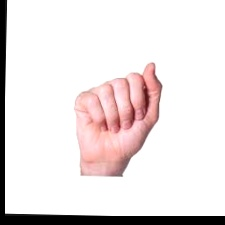
#> input picture ml/data/asl_images/alphabet/a/0004.jpg, 225 x 225 px
$ python -i collect_dataset.py   (imports and definitions only)
#> lines starting #> are read from the running program, lines starting #| are printed output that depends on the picture
#> further down, picture is the input picture: shape (225, 225, 3); mean B, G, R 226.6, 226.7, 234.5
import cv2
import os
import random
import numpy as np

# =========================
# CONFIG
# =========================
# [1 line not run here, left out]
AUG_PER_IMAGE = 5  # how many new images per original

BASE_DIR = os.path.dirname(os.path.abspath(__file__))

# [4 lines that did not run here, left out]

# [2 lines not run here, left out]

# [1 line that did not run here, left out]
# [1 line that did not run here, left out]

# [1 line not run here, left out]

# =========================
# AUGMENTATION FUNCTIONS
# =========================
def augment(img):
    h, w = img.shape[:2]
#> h = 225; w = 225

    # random rotation
    angle = random.uniform(-10, 10)
    M = cv2.getRotationMatrix2D((w//2, h//2), angle, 1)
    img = cv2.warpAffine(img, M, (w, h))
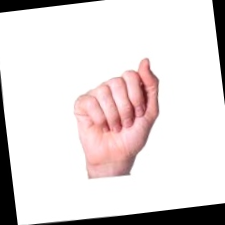
#> img: shape (225, 225, 3); mean of channels 0, 1, 2 219.4, 219.6, 227.4; drawn as B, G, R

    # random brightness
    value = random.randint(-30, 30)
    img = cv2.convertScaleAbs(img, alpha=1, beta=value)

    # random shift
    tx = random.randint(-20, 20)
    ty = random.randint(-20, 20)
    M = np.float32([[1, 0, tx], [0, 1, ty]])
    img = cv2.warpAffine(img, M, (w, h))
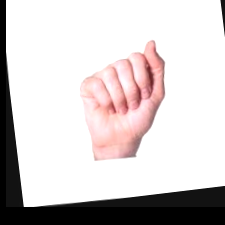
#> img: shape (225, 225, 3); mean of channels 0, 1, 2 203.7, 203.8, 210.5; drawn as B, G, R

    # slight blur (optional)
    if random.random() < 0.3:
        img = cv2.GaussianBlur(img, (5, 5), 0)
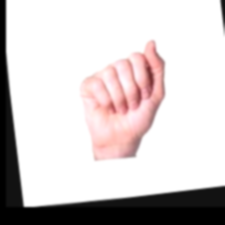
#> img: shape (225, 225, 3); mean of channels 0, 1, 2 203.7, 203.8, 210.5; drawn as B, G, R

    return img

# =========================
# CREATE AUGMENTED IMAGES
# =========================
# [1 line that did not run here, left out]

# [16 lines not run here, left out]

>>> import cv2
>>> picture = cv2.imread('data/asl_images/alphabet/a/0004.jpg')
>>> result = augment(picture)

$ run again, on ml/data/asl_images/alphabet/b/0003.jpg
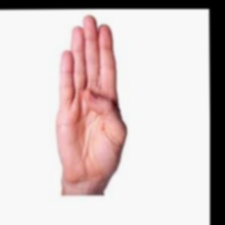
#> input picture ml/data/asl_images/alphabet/b/0003.jpg, 225 x 225 px
#> picture is the input picture: shape (225, 225, 3); mean B, G, R 201.7, 202.4, 214.7
#> in augment, `img = cv2.warpAffine(img, M, (w, h))`:
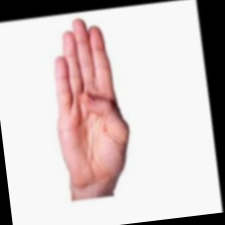
#> img: shape (225, 225, 3); mean of channels 0, 1, 2 195.6, 196.3, 208.5; drawn as B, G, R
#> in augment, `img = cv2.warpAffine(img, M, (w, h))`:
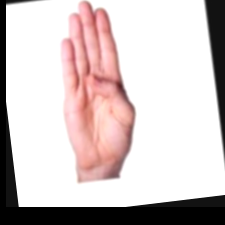
#> img: shape (225, 225, 3); mean of channels 0, 1, 2 196.7, 197.4, 209.3; drawn as B, G, R

$ run again, on ml/data/asl_images/alphabet/b/0004.jpg
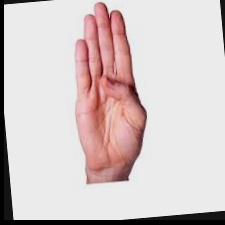
#> input picture ml/data/asl_images/alphabet/b/0004.jpg, 225 x 225 px
#> picture is the input picture: shape (225, 225, 3); mean B, G, R 200.2, 200.9, 213.2
#> in augment, `img = cv2.warpAffine(img, M, (w, h))`:
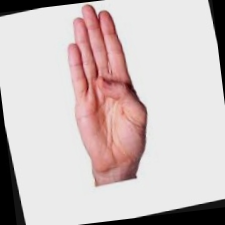
#> img: shape (225, 225, 3); mean of channels 0, 1, 2 192.8, 193.5, 205.8; drawn as B, G, R
#> in augment, `img = cv2.GaussianBlur(img, (5, 5), 0)`:
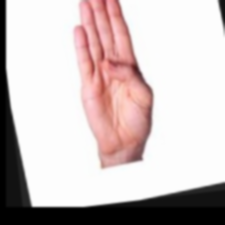
#> img: shape (225, 225, 3); mean of channels 0, 1, 2 192.2, 192.9, 204.7; drawn as B, G, R

$ run again, on ml/data/asl_images/alphabet/c/0002.jpg
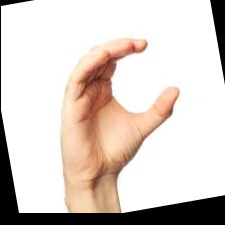
#> input picture ml/data/asl_images/alphabet/c/0002.jpg, 225 x 225 px
#> picture is the input picture: shape (225, 225, 3); mean B, G, R 201, 208.1, 218.8
#> in augment, `img = cv2.warpAffine(img, M, (w, h))`:
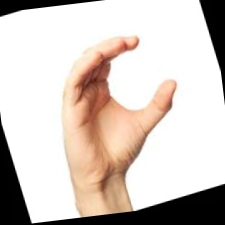
#> img: shape (225, 225, 3); mean of channels 0, 1, 2 194.1, 201.1, 211.9; drawn as B, G, R
#> in augment, `img = cv2.GaussianBlur(img, (5, 5), 0)`:
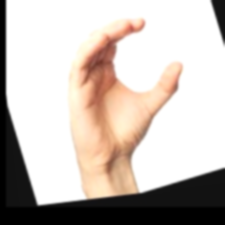
#> img: shape (225, 225, 3); mean of channels 0, 1, 2 182.7, 189.5, 199.1; drawn as B, G, R
